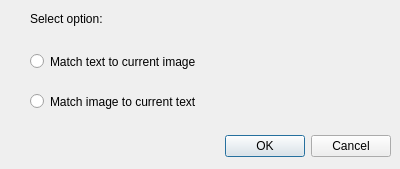
<?xml version="1.0" encoding="UTF-8"?>
<ui version="4.0">
 <class>ImageTextPairDialog</class>
 <widget class="QDialog" name="ImageTextPairDialog">
  <property name="geometry">
   <rect>
    <x>0</x>
    <y>0</y>
    <width>400</width>
    <height>169</height>
   </rect>
  </property>
  <property name="windowTitle">
   <string>Dialog</string>
  </property>
  <widget class="QDialogButtonBox" name="buttonBox">
   <property name="geometry">
    <rect>
     <x>220</x>
     <y>130</y>
     <width>171</width>
     <height>32</height>
    </rect>
   </property>
   <property name="orientation">
    <enum>Qt::Horizontal</enum>
   </property>
   <property name="standardButtons">
    <set>QDialogButtonBox::Cancel|QDialogButtonBox::Ok</set>
   </property>
  </widget>
  <widget class="QLabel" name="label">
   <property name="geometry">
    <rect>
     <x>30</x>
     <y>10</y>
     <width>101</width>
     <height>17</height>
    </rect>
   </property>
   <property name="text">
    <string>Select option:</string>
   </property>
  </widget>
  <widget class="QRadioButton" name="MatchTxt2Imgbutton">
   <property name="geometry">
    <rect>
     <x>30</x>
     <y>50</y>
     <width>221</width>
     <height>23</height>
    </rect>
   </property>
   <property name="text">
    <string>Match text to current image</string>
   </property>
  </widget>
  <widget class="QRadioButton" name="MatchImg2Txtbutton">
   <property name="geometry">
    <rect>
     <x>30</x>
     <y>90</y>
     <width>221</width>
     <height>23</height>
    </rect>
   </property>
   <property name="text">
    <string>Match image to current text</string>
   </property>
  </widget>
 </widget>
 <resources/>
 <connections>
  <connection>
   <sender>buttonBox</sender>
   <signal>accepted()</signal>
   <receiver>ImageTextPairDialog</receiver>
   <slot>accept()</slot>
   <hints>
    <hint type="sourcelabel">
     <x>248</x>
     <y>254</y>
    </hint>
    <hint type="destinationlabel">
     <x>157</x>
     <y>274</y>
    </hint>
   </hints>
  </connection>
  <connection>
   <sender>buttonBox</sender>
   <signal>rejected()</signal>
   <receiver>ImageTextPairDialog</receiver>
   <slot>reject()</slot>
   <hints>
    <hint type="sourcelabel">
     <x>316</x>
     <y>260</y>
    </hint>
    <hint type="destinationlabel">
     <x>286</x>
     <y>274</y>
    </hint>
   </hints>
  </connection>
 </connections>
</ui>
